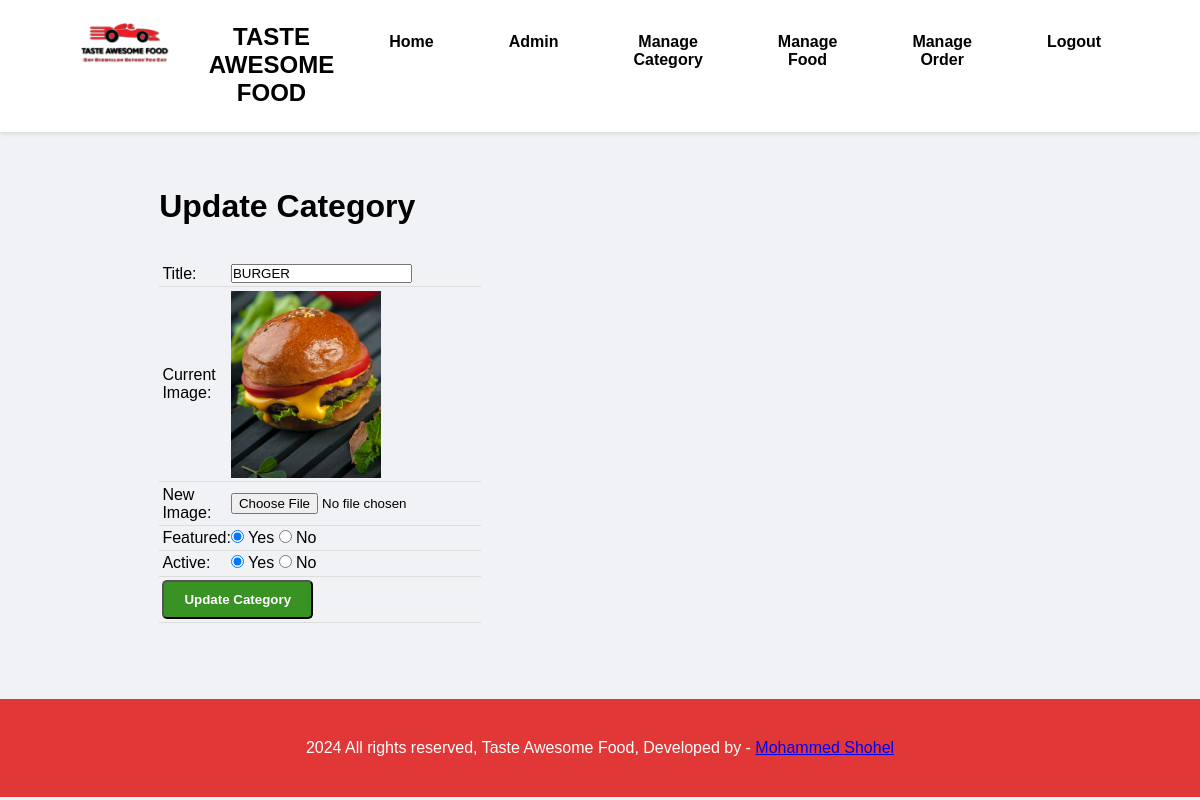
Page /admin/update-category.php?id=21 (signed in) on the committed database.
### tables this page shows
CREATE TABLE `tbl_category` (
  `id` int(10) NOT NULL,
  `title` varchar(100) NOT NULL,
  `image_name` varchar(255) DEFAULT NULL,
  `featured` varchar(10) DEFAULT NULL,
  `active` varchar(10) DEFAULT NULL
);

### admin/update-category.php (the view, shortened to what this page needs)
<?php include('partials/menu.php'); ?>
<div class="main-content">
    <div class="wrapper">
        <h1>Update Category</h1>
        <br><br>
        <?php
        if (isset($_GET['id'])) {
            $id = $_GET['id'];
            $sql = "SELECT * FROM tbl_category WHERE id=$id";
            $res = mysqli_query($conn, $sql);
            $count = mysqli_num_rows($res);
            if ($count == 1) {
                $row = mysqli_fetch_assoc($res);
                $title = $row['title'];
                $current_image = $row['image_name'];
                $featured = $row['featured'];
                $active = $row['active'];
            } else {
                $_SESSION["no-category-found"] = "<div class='error'>Category not found.</div>";
                header('location:' . SITEURL . 'admin/manage-category.php');
                die();
            }
        } else {
            header('location:' . SITEURL . 'admin/manage-category.php');
            die();
        }
        ?>
        <form action="" method="post" enctype="multipart/form-data">
            <table class="tbl-30">
                <tr>
                    <td>Title:</td>
                    <td>
                        <input type="text" name="title" value="<?php echo $title; ?>">
                    </td>
                </tr>
                <tr>
                    <td>Current Image:</td>
                    <td>
                        <?php
                        if ($current_image != "") {
                            ?>
                            <img src="<?php echo SITEURL; ?>images/category/<?php echo $current_image; ?>" width="150px">
                            <?php
                        } else {
                            echo "<div class='error'>Image not added.</div>";
                        }
                        ?>
                    </td>
                </tr>
                <tr>
                    <td>New Image:</td>
                    <td>
                        <input type="file" name="image">
                    </td>
                </tr>
                <tr>
                    <td>Featured:</td>
                    <td>
                        <input type="radio" name="featured" value="Yes" <?php if ($featured == "Yes") { echo "checked"; } ?>> Yes
                        <input type="radio" name="featured" value="No" <?php if ($featured == "No") { echo "checked"; } ?>> No
                    </td>
                </tr>
                <tr>
                    <td>Active:</td>
                    <td>
                        <input type="radio" name="active" value="Yes" <?php if ($active == "Yes") { echo "checked"; } ?>> Yes
                        <input type="radio" name="active" value="No" <?php if ($active == "No") { echo "checked"; } ?>> No
                    </td>
                </tr>
                <tr>
                    <td colspan="2">
                        <input type="submit" name="submit" value="Update Category" class="btn-secondary">
                    </td>
                </tr>
            </table>
        </form>
    </div>
</div>
<?php include('partials/footer.php'); ?>

### css/admin.css (style rules this page uses)
body { font-family: Arial, sans-serif; background-color: #f1f2f6; }
* { margin: 0; padding: 0; font-family: Arial, Helvetica, sans-serif; box-sizing: border-box; }
.wrapper { padding: 20px; width: 80%; margin: 0 auto; }
.main-content { background-color: #f1f2f6; padding: 3% 2%; transition: padding 0.3s ease-in-out; }
.tbl-full, .tbl-30 { width: 100%; border-collapse: collapse; margin-bottom: 20px; }
.tbl-30 { width: 30%; }
table tr th, table tr td { border-bottom: 1px solid #ddd; padding: 1%; text-align: left; transition: background-color 0.3s ease-in-out; }
.btn-primary, .btn-secondary, .btn-danger { display: inline-block; padding: 10px 20px; color: white; text-decoration: none; font-weight: bold; border-radius: 5px; transition: background-color 0.3s, color 0.3s, transform 0.3s; }
.btn-secondary { background-color: #389324; }
:root { --success-text-color: #00ab66; --success-bg-color: #f0fff4; --success-border-color: #8beac2; --error-text-color: #ff3d71; --error-bg-color: #ffe6e6; --error-border-color: #ffb3b3; --info-text-color: #31708f; --info-bg-color: #d9edf7; --info-border-color: #bce8f1; --font-family: 'Roboto', Arial, sans-serif; --font-size: 16px; --border-radius: 10px; --box-shadow: 0 2px 4px rgba(0, 0, 0, 0.1); --padding: 10px; --padding-error: 15px 20px; --margin-bottom: 1px; --container-padding: 5px; }
.main-content, .message-container { animation: fadeIn 0.5s ease-in-out; }

### rows in the picture
tbl_category: title "BURGER", image_name (picture), featured "☑", active "☑"
